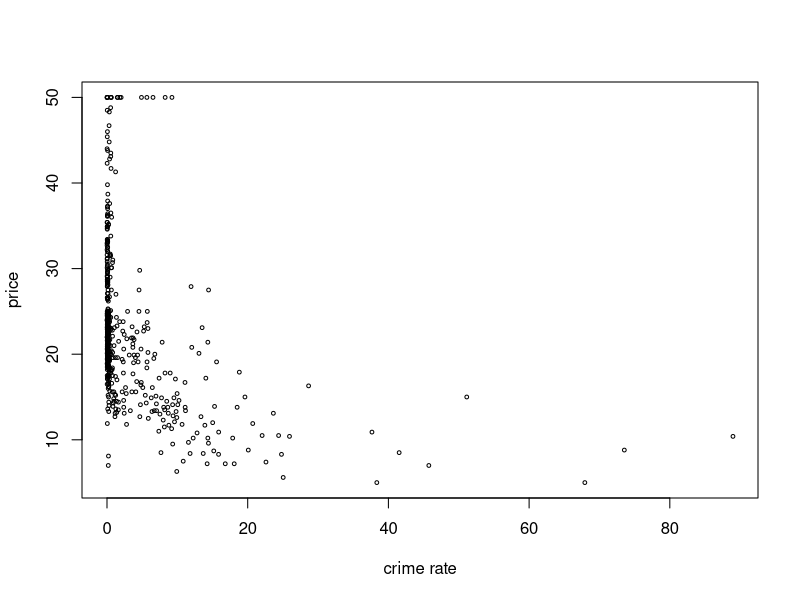
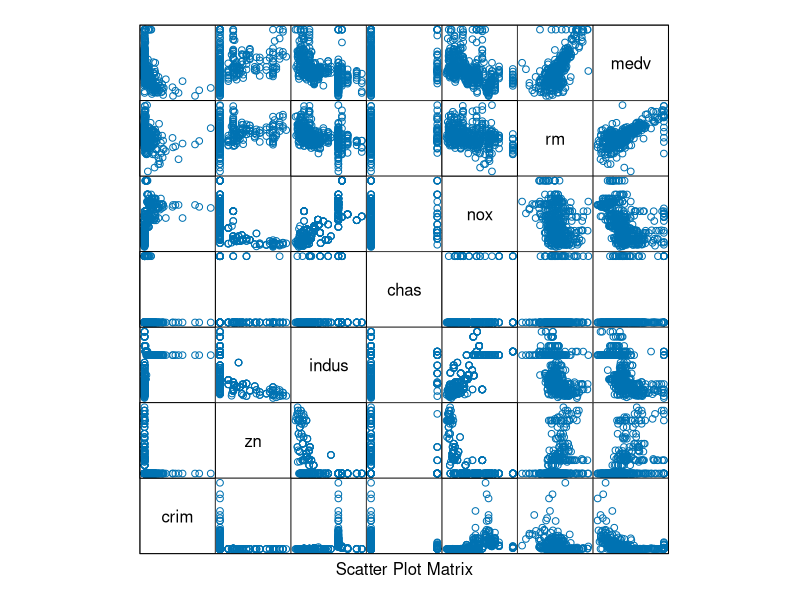
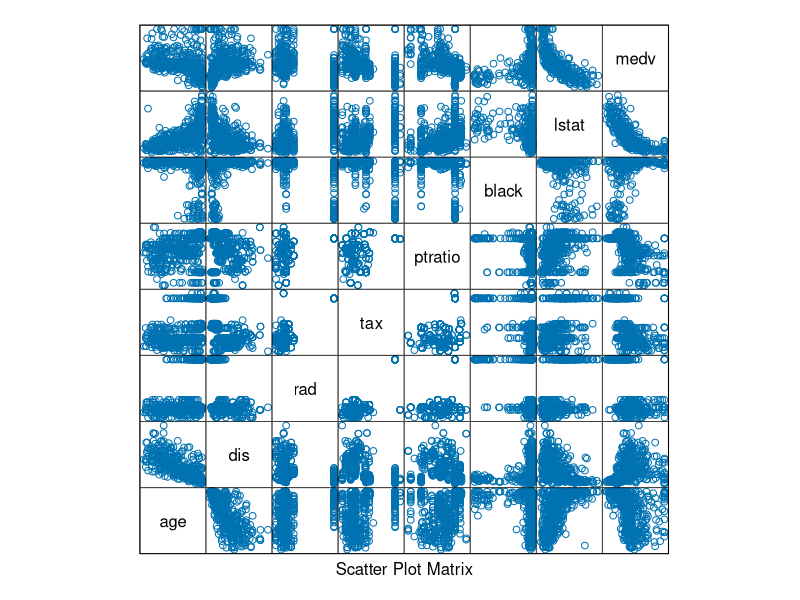
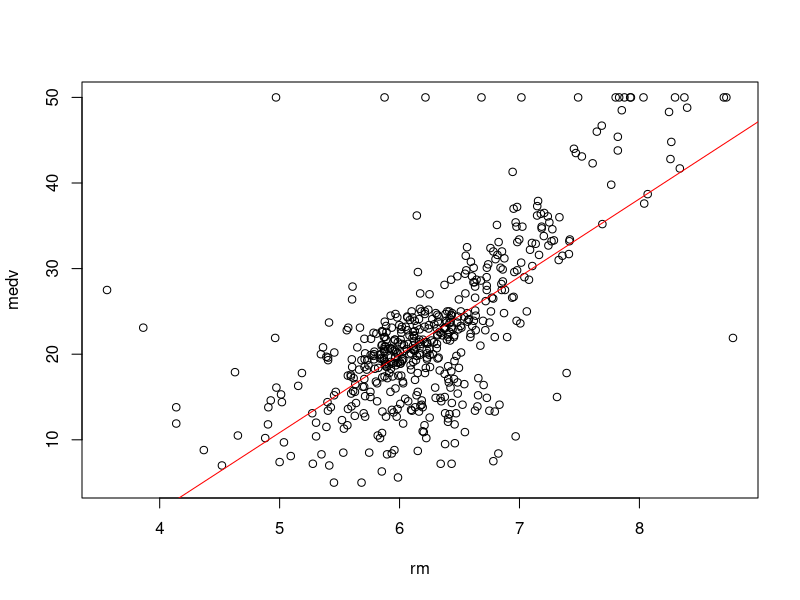
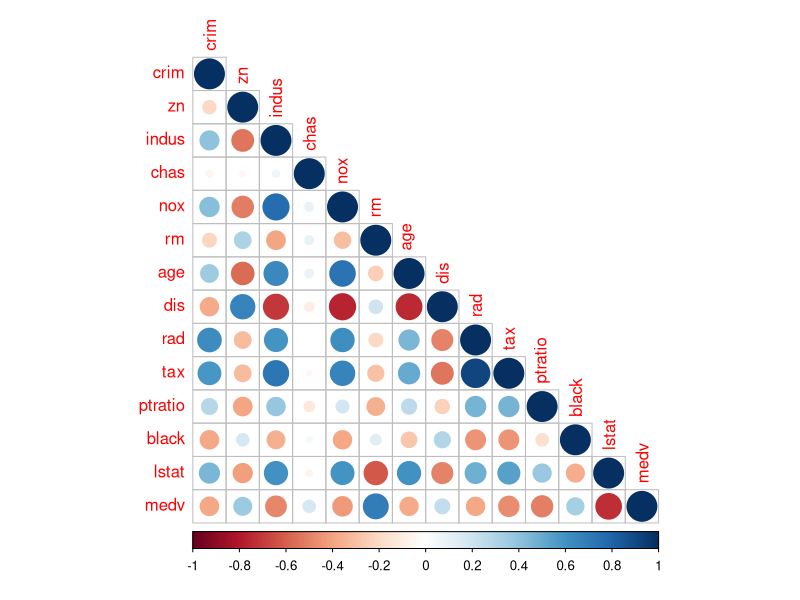
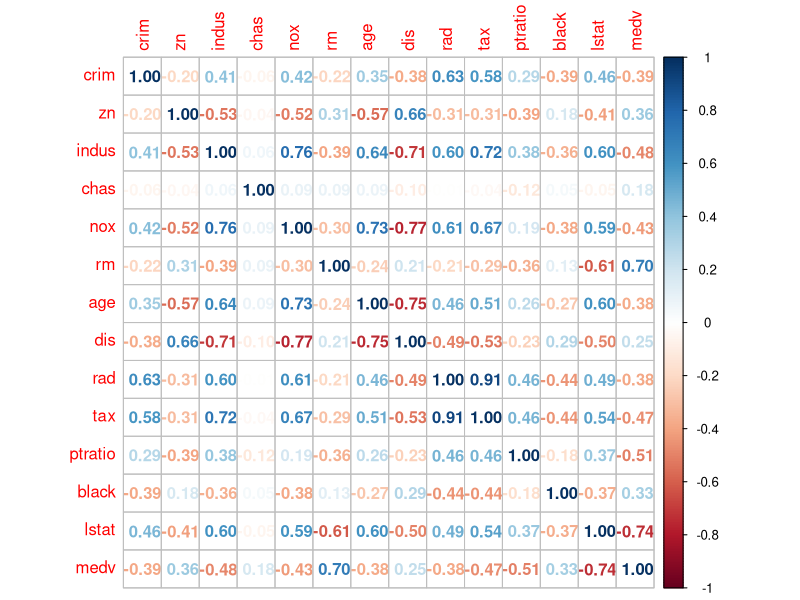

These figures' R source, in order: (Note: this script raises an error after producing the figures.)
#Load the Data into R
library(MASS)
data("Boston")
View(Boston)
# for data description
?Boston
# we will split the data into training and testing sets
set.seed(2)
library(caTools) #sample.split function is present in this package
split<-sample.split(Boston$medv,SplitRatio = 0.7)
# we divide the data with ratio 0.7
split
training_data<-subset(Boston,split=="TRUE")
testing_data<-subset(Boston,split=="FALSE")
# to view the correlation of variables
plot(Boston$crim,Boston$medv,cex=0.5,xlab = "crime rate",ylab = "price")
cr<-cor(Boston)
# creating scatterplot matrix
attach(Boston)
library(lattice)
splom(~Boston[c(1:6,14)],groups=NULL,data=Boston,axis.line.tck=0,axis.text.alpha=0)
splom(~Boston[c(7:14)],groups=NULL,data=Boston,axis.line.tck=0,axis.text.alpha=0)
# studying rm and medv
plot(rm,medv)
abline(lm(medv~rm),col="red") # regression fit line
library(corrplot)
corrplot(cr,type = "lower")
corrplot(cr,method = "number")
# finding multicollinearity
library(caret)
# to exclude medv(outouts)
Boston_a=subset(Boston,select = -c(medv))
numericdata<-Boston_a[sapply(Boston_a,is.numeric)]
descrcor<-cor(numericdata)
# vif
library(car)
model<-lm(medv~.,data=training_data)
vif(model)
# now to create the model we will use all columns
model<-lm(medv~., data = training_data)
# or
model<-lm(medv~ crime+zn+indus+chas+nox+rm+age+dis+rad+tax+ptratio+black+lstat,data=training_data)
# for description of the model
summary(model)
# model creation after remaining tax
model<-lm(medv~ crime+zn+indus+chas+nox+rm+age+dis+rad+ptratio+black+lstat,data=training_data)
summary(model)
# model after removing indus and age
model<-lm(medv~ crime+zn+chas+nox+rm+dis+rad+tax+ptratio+black+lstat,data=training_data)
summary(model)
# now we can use this model to predict the output of test set
predic<-predict(model,testing_data)
predic
# to compare predicted values and actual values, we can use plots
plot(testing_data$medv,type = "l",lty=1.8,col="green")
lines(predic,type = "l",col="blue")
# now we can use this model to predict the output of sample dataset
predic<-predict(model,sample_data)
predic
